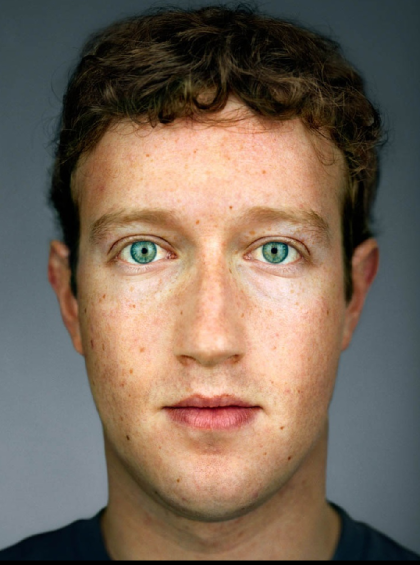
#> input picture src_image/mark.png, 420 x 565 px
$ python watercolor.py   (older library calls are emulated)
#> lines starting #> are read from the running program, lines starting #| are printed output that depends on the picture; after the words box and inside, x2 and y2 are one past the last pixel; in counts of white or black regions, pixels touching at a corner belong together
#!/usr/bin/env python
# coding: utf-8

# In[1]:


from PIL import Image
import numpy as np
import cv2
from PIL import ImageFilter


# In[2]:


image_name = "mark.png"
image_path = "src_image/" + image_name
src_pic = cv2.imread(image_path)
#> src_pic is the input picture: shape (565, 420, 3); mean B, G, R 89.4, 103.7, 120.2
nrow, ncol, _ = src_pic.shape
#> nrow = 565; ncol = 420


# In[3]:


def min_max_normalize( array ):
    array_min, array_max = np.min( array ), np.max( array )
    return ( array - array_min ) / ( array_max - array_min )


# # Color Adjustment

# In[4]:


# [62 lines left out: functions readColorLib, colorAdjust, colorAdjust2, not called in this run]

# Do color adjustment
#####################
# mycolorlib = readColorLib("colorlib.txt")
# color_adjust_res = colorAdjust(src_pic, mycolorlib)

# Don't do color adjustment
#############################
color_adjust_res = np.array(src_pic)


print("before")
# display(Image.fromarray(src_pic[:,:,::-1], "RGB"))
print("after")
# display(Image.fromarray(color_adjust_res[:,:,::-1], "RGB"))
# for i in range(20):
#     display(Image.fromarray(colorAdjust2(src_pic, mycolorlib, i)[:,:,::-1], "RGB"))


# # Abstraction
# ## Calculate Distance Map

# In[5]:


saliency_algo = cv2.saliency.StaticSaliencyFineGrained_create()
(success, saliencyMap) = saliency_algo.computeSaliency(color_adjust_res)
#> success = True
if(not success):
    raise

saliencyMap = (saliencyMap * 255).astype("uint8")
saliencyMap = cv2.threshold(saliencyMap, 0, 255, cv2.THRESH_BINARY | cv2.THRESH_OTSU)[1]
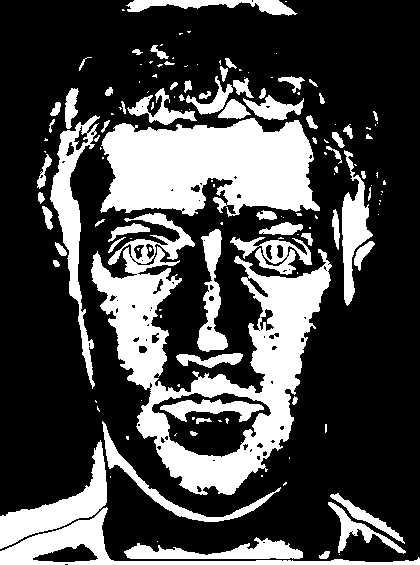
#> saliencyMap: shape (565, 420); 29.1% white; 147 white regions (79 under 20 px), largest, box (x1, y1, x2, y2) and area: (91, 213, 332, 495) 21543, (100, 118, 320, 217) 16178, (0, 507, 420, 565) 4238

kernel = np.ones((7,7), np.uint8)

saliencyMap = cv2.erode(saliencyMap, kernel, iterations = 1)
#> saliencyMap: shape (565, 420); 14% white; 73 white regions (37 under 20 px), largest, box (x1, y1, x2, y2) and area: (106, 122, 311, 211) 12916, (254, 272, 327, 448) 4844, (95, 260, 163, 384) 2838
saliencyMap = cv2.dilate(saliencyMap, kernel, iterations = 2)
#> saliencyMap: shape (565, 420); 32.8% white; 21 white regions, largest, box (x1, y1, x2, y2) and area: (89, 252, 333, 497) 25621, (100, 89, 317, 238) 22515, (0, 437, 368, 565) 12546

saliencyMap = 255 - saliencyMap

distanceMap, labels = cv2.distanceTransformWithLabels(saliencyMap, cv2.DIST_L2, 5, labelType=cv2.DIST_LABEL_PIXEL)

# normalize
nearest_0_point_map = np.zeros( (np.max(labels)+1, 2) )
# print(nearest_0_point_map.shape)
for i in range( nrow ):
    for j in range( ncol ):
        if( distanceMap[i][j] == 0 ):
            nearest_0_point_map[ labels[i][j] ][0] = i
            nearest_0_point_map[ labels[i][j] ][1] = j

normalize_map = np.array(distanceMap)
for i in range( nrow ):
    for j in range( ncol):
        if( distanceMap[i][j] == 0 ):
            continue
        nearest_point = nearest_0_point_map[ labels[i][j] ]
        distance = np.array([i, j]) - nearest_point
        t = np.inf
        if( distance[0] > 0.0 ):
            # bottom
            t = (nrow - nearest_point[0] - 1) / distance[0]
        elif(distance[0] < -0.0):
            # top
            t = -1*(nearest_point[0]) / distance[0]

        if( distance[1] > 0.0 ):
            # right
            t = min(t, (ncol - nearest_point[1] - 1) / distance[1])
        elif(distance[1] < -0.0):
            # left
            t = min(t, -1*(nearest_point[1]) / distance[1])

        borderPoint = np.int32(nearest_point + t * distance)
        border_d = distanceMap[borderPoint[0]][borderPoint[1]]
        if(border_d == 0):
#             print( nearest_point )
#             print(i,j)
            normalize_map[i][j] = 1
        else:
            normalize_map[i][j] = min(distanceMap[i][j]/border_d, 1)

for i in range(6):
    normalize_map = cv2.GaussianBlur(normalize_map,(5,5),0)

# display(Image.fromarray(np.uint8(saliencyMap), 'L'))
# display(Image.fromarray(np.uint8(normalize_map*255), 'L'))


# ## Segement

# In[6]:


segment_pic = np.zeros(src_pic.shape, dtype="uint8")
segment_pic = cv2.hfs.HfsSegment_create(nrow, ncol, 0.08, 50, 0.08, 50, 0.6, 8, 5).performSegmentGpu( color_adjust_res, True)

# [71 lines of commented-out code are left out]


segment_pic, normalize_map, color_adjust_res, saliencyMap
abstraction_res = np.zeros(color_adjust_res.shape).astype("uint8")
int_color_adjust_res = color_adjust_res.astype("int32")
normalize_map_threshold = 0.03
for i in range( nrow ):
    if(i%100==0):
        print(i, nrow)
    for j in range(ncol):
        k = 2
        is_saliency = False
        d = normalize_map[i][j]
        if( normalize_map[i][j] <= normalize_map_threshold ):
            is_saliency = True
        else:
            k = np.clip( 5*2*(d+0.3), 4, 9 )*1.5

        r_start, r_end = int(max( 0, i-k )), int(min( nrow, i+k+1 ))
        c_start, c_end = int(max( 0, j-k )), int(min( ncol, j+k+1 ))
        color_diff = int_color_adjust_res[ r_start:r_end, c_start:c_end ] - int_color_adjust_res[i][j]
        color_diff = np.linalg.norm( color_diff, axis=2 )
#         dist_diff = np.abs(normalize_map[ r_start:r_end, c_start:c_end ] - normalize_map[i][j])
        seg_local_data = segment_pic[ r_start:r_end, c_start:c_end ]
        color_adjust_local = color_adjust_res[ r_start:r_end, c_start:c_end ]
        if( is_saliency ):
            valid_pos = np.prod((seg_local_data == segment_pic[i][j]), axis=2)
        else:
            valid_pos = np.prod((seg_local_data == segment_pic[i][j]), axis=2)
            valid_pos = np.logical_or( color_diff < 100*d, valid_pos )
#             k = np.sum(np.logical_and(np.logical_xor( dist_diff < 0.3*d, np.prod((seg_local_data == segment_pic[i][j]), axis=2) ), dist_diff < 0.3*d))
#             if(k>0):
#                 print(k)

        valid_pos = np.repeat( valid_pos, 3, axis=1 ).reshape( color_adjust_local.shape )
        res_data = (valid_pos * color_adjust_local).astype("float64")
        res_data = np.sum( res_data, axis=(0,1) ) / (np.sum( valid_pos )/3)
        abstraction_res[i][j] = res_data.astype("uint8")


# display(Image.fromarray(color_adjust_res[:,:,::-1], "RGB"))
# display(Image.fromarray(abstraction_res[:,:,::-1], "RGB"))


# # Edge detection for Hand Tremor and Wet-In-Wet

# In[8]:


abstraction_res
ddepth = cv2.CV_16S
abstraction_gray = cv2.cvtColor(abstraction_res, cv2.COLOR_BGR2GRAY)
grad_x = cv2.Scharr(abstraction_gray, ddepth, 1, 0)
grad_y = cv2.Scharr(abstraction_gray, ddepth, 0, 1)
abs_grad_x = cv2.convertScaleAbs(grad_x)
abs_grad_y = cv2.convertScaleAbs(grad_y)
abstraction_grad_map = cv2.addWeighted(abs_grad_x, 0.5, abs_grad_y, 0.5, 0)
edge_map = cv2.erode(abstraction_grad_map, np.ones((3,3), dtype="uint8"), iterations=1)

edge_map = cv2.threshold(edge_map, 240, 255, cv2.THRESH_BINARY | cv2.THRESH_OTSU)[1]
#> edge_map: shape (565, 420); 11.3% white; 695 white regions (571 under 20 px), largest, box (x1, y1, x2, y2) and area: (44, 170, 208, 304) 4400, (196, 95, 319, 217) 1979, (213, 221, 332, 306) 1948

# display(Image.fromarray(edge_map, "L"))

def cal_angle(a, b):
    return min(abs(a - b), 180 - abs(a - b));

abstraction_res_hsv = cv2.cvtColor(abstraction_res.astype("float32"), cv2.COLOR_BGR2HSV)
#> abstraction_res_hsv: shape (565, 420, 3) float32; mean H, S, V 92.8, 0.4, 127.2
for i in range(nrow):
    for j in range(ncol):
        if( edge_map[i][j] != 255 ):
            continue

        dc, dr = float(grad_x[i, j]), float(grad_y[i, j])
        now_grad_mag = np.sqrt( dc*dc+dr*dr )
        # print( dc, dr )
        bright_r, bright_c = round(i + 3*dr/now_grad_mag), round(j + 3*dc/now_grad_mag)
        dark_r, dark_c = round(i - 3*dr/now_grad_mag), round(j - 3*dc/now_grad_mag)
        bright_r = np.clip(bright_r, 0, nrow-1); bright_c = np.clip(bright_c, 0, ncol-1)
        dark_r = np.clip(dark_r, 0, nrow-1); dark_c = np.clip(dark_c, 0, ncol-1)
        bright_h = abstraction_res_hsv[bright_r, bright_c][0]
        dark_h = abstraction_res_hsv[dark_r, dark_c][0]

        if( (normalize_map[i][j] <= normalize_map_threshold and cal_angle( bright_h, dark_h ) < 5 )
         or (normalize_map[i][j] >  normalize_map_threshold and cal_angle( bright_h, dark_h ) < 20 ) ):
            edge_map[i][j] = 1 # wet-in-wet

        elif( cal_angle( bright_h, dark_h ) < 45 ):
            u_start, u_end = max(0, i-3), min(nrow, i+4)
            v_start, v_end = max(0, j-3), min(ncol, j+4)
            for u in range( u_start, u_end ):
                for v in range( v_start, v_end ):
                    if( edge_map[u][v] != 1 and edge_map[u][v] != 3 ):
                        edge_map[u][v] = 2
        else:
            u_start, u_end = max(0, i-3), min(nrow, i+4)
            v_start, v_end = max(0, j-3), min(ncol, j+4)
            for u in range( u_start, u_end ):
                for v in range( v_start, v_end ):
                    if( edge_map[u][v] != 1 and edge_map[u][v] != 2 ):
                        edge_map[u][v] = 3
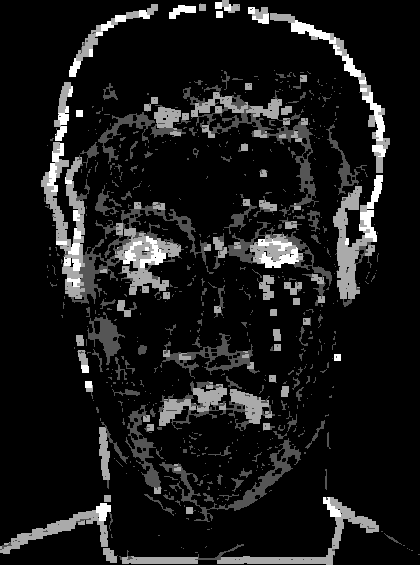
#> edge_map: shape (565, 420); min 0, max 3, mean 0.299; drawn with min black and max white
print(np.sum(edge_map==1))
#| 17934
print(np.sum(edge_map==2))
#| 18455
print(np.sum(edge_map==3))
#| 5386


# # Hand Tremor Effect

# In[9]:


def perlin(x,y):

    def lerp(a,b,x):
        return a + x * (b-a)

    def fade(t):
#         "6t^5 - 15t^4 + 10t^3"
        return 6 * t**5 - 15 * t**4 + 10 * t**3

    def gradient(h,x,y):
        vectors = np.array([[0,1],[0,-1],[1,0],[-1,0]])
        g = vectors[h%4]
        return g[:,:,0] * x + g[:,:,1] * y

    p = np.arange(512,dtype=int)
    np.random.shuffle(p)
    p = np.stack([p,p]).flatten()

    xi = x.astype(int) % 512
    yi = y.astype(int) % 512

    xf = x - xi
    yf = y - yi

    u = fade(xf)
    v = fade(yf)

    n00 = gradient(p[p[xi]+yi],xf,yf)
    n01 = gradient(p[p[xi]+yi+1],xf,yf-1)
    n11 = gradient(p[p[xi+1]+yi+1],xf-1,yf-1)
    n10 = gradient(p[p[xi+1]+yi],xf-1,yf)

    x1 = lerp(n00,n10,u)
    x2 = lerp(n01,n11,u)
    return lerp(x1,x2,v)


# In[10]:


abstraction_res, edge_map
hand_tremor_res = np.array( abstraction_res )

lin1 = np.arange(0, nrow*0.1, 0.1)
#> lin1 = 565 values from 0 to 56.4
lin2 = np.arange(0, ncol*0.1, 0.1)
#> lin2 = 420 values from 0 to 41.9
x,y = np.meshgrid(lin2,lin1)

noise = []
for i in range(4):
    tmp = perlin(x,y)
    tmp = min_max_normalize(tmp)
    tmp = (tmp-0.5)*10
    noise.append( tmp )
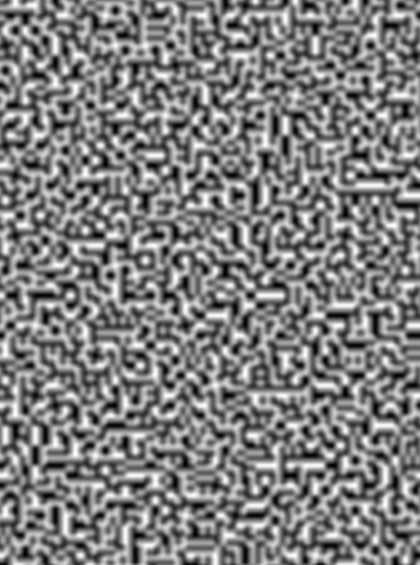
#> tmp: shape (565, 420) float64; min -5, max 5, mean 0.00336; drawn with min black and max white
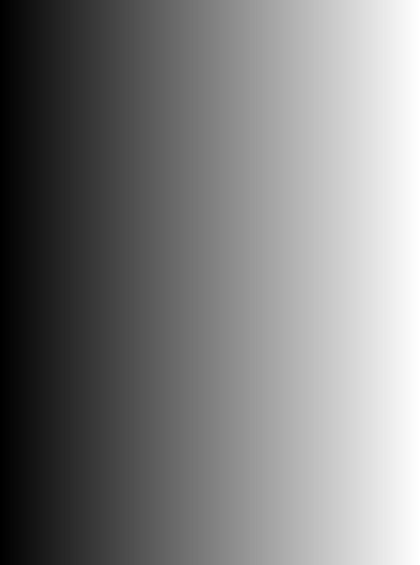
#> x: shape (565, 420) float64; min 0, max 41.9, mean 20.9; drawn with min black and max white

for i in range(1, nrow-1, 1):
    for j in range(1, ncol-1, 1):
        if( edge_map[i][j] == 2 ):
            tremor_row, tremor_col = round( i+noise[0][i][j] ), round( j+noise[1][i][j] )
            tremor_row = np.clip( tremor_row, 0, nrow-1 )
            tremor_col = np.clip( tremor_col, 0, ncol-1 )
            color1 = np.float32(abstraction_res[tremor_row][tremor_col])
            color2 = np.float32(abstraction_res[i][j])
            hand_tremor_res[i][j] = np.uint8( (color1+2*color2)/3.0 )
        elif( edge_map[i][j] == 3 ):
            tremor_row, tremor_col = round( i+noise[0][i][j] ), round( j+noise[1][i][j] )
            tremor_row = np.clip( tremor_row, 0, nrow-1 )
            tremor_col = np.clip( tremor_col, 0, ncol-1 )
            color1 = np.float32(abstraction_res[tremor_row][tremor_col])

            tremor_row, tremor_col = round( i+noise[2][i][j] ), round( j+noise[3][i][j] )
            tremor_row = np.clip( tremor_row, 0, nrow-1 )
            tremor_col = np.clip( tremor_col, 0, ncol-1 )
            color2 = np.float32(abstraction_res[tremor_row][tremor_col])
            color3 = np.float32(abstraction_res[i][j])
            hand_tremor_res[i][j] = np.uint8((color1+color2+2*color3)/4.0)
#> hand_tremor_res: shape (565, 420, 3); mean B, G, R 89.2, 103.5, 120

# display(Image.fromarray(abstraction_res[:,:,::-1], "RGB"))
# display(Image.fromarray(hand_tremor_res[:,:,::-1], "RGB"))


# # Wet In Wet

# In[11]:


# scatter the noise
wetinwet_noise = np.array( hand_tremor_res )
for i in range(1, nrow-1, 1):
    for j in range(1, ncol-1, 1):
        if( edge_map[i][j] != 1 ):
            continue
        dc, dr = float(grad_x[i, j]), float(grad_y[i, j])
        now_grad_mag = np.sqrt( dc*dc+dr*dr )
        for noisenum in range(3):
            tr = np.random.uniform(1, 4)
            tc = np.random.uniform(1, 4)
            noise_row, noise_col = round(i + tr*dr/now_grad_mag), round(j + tc*dc/now_grad_mag)
            noise_row, noise_col = np.clip( noise_row, 0, nrow-1 ), np.clip( noise_col, 0, ncol-1 )
            # print( noise_row-i, noise_col-j )
            abcde = np.int32(hand_tremor_res[i][j]) + np.int32(wetinwet_noise[noise_row][noise_col])
            abcde = abcde / 2
            wetinwet_noise[noise_row][noise_col] = (abcde).astype("uint8")
#> wetinwet_noise: shape (565, 420, 3); mean B, G, R 88.3, 102.6, 119.2

kernel_len = 15
kernel = np.zeros( (kernel_len, kernel_len) )
for i in range( len(kernel[0]) ):
    kernel[kernel_len//2][i] = min( i, kernel_len-1-i ) / ( kernel_len//2 )
    kernel[kernel_len//2+1][i] = min( i, kernel_len-1-i )/ (2*(kernel_len-1))
    kernel[kernel_len//2-1][i] = min( i, kernel_len-1-i )/ (2*(kernel_len-1))
    kernel[kernel_len//2+2][i] = min( i, kernel_len-1-i )/ (4*(kernel_len-1))
    kernel[kernel_len//2-2][i] = min( i, kernel_len-1-i )/ (4*(kernel_len-1))
#     kernel[kernel_len//2+3][i] = min( i, kernel_len-1-i )/ (8*(kernel_len-1))
#     kernel[kernel_len//2-3][i] = min( i, kernel_len-1-i )/ (8*(kernel_len-1))


kernel_sum = np.sum(kernel)
print("kernel_sum", kernel_sum)
# display(Image.fromarray(hand_tremor_res[:,:,::-1], "RGB"))
# display(Image.fromarray(wetinwet_noise[:,:,::-1], "RGB"))
wetinwet_res = np.array( wetinwet_noise )
wetinwet_noise = wetinwet_noise.astype("float64")

finish_map = np.zeros((nrow, ncol)).astype("uint8")
for i in range(1, nrow-1):
    for j in range(1, ncol-1):
        if( edge_map[i][j] != 1 ):
            continue
        # print(i,j)
        angle_noise = np.random.uniform( -1*np.pi/3, np.pi/3 )
        tmpdc, tmpdr = float(grad_x[i, j]), float(grad_y[i, j])
        dr = np.sin(angle_noise) * tmpdc + np.cos(angle_noise) * tmpdr
        dc = np.cos(angle_noise) * tmpdc - np.sin(angle_noise) * tmpdr
        now_grad_mag = np.sqrt( dc*dc+dr*dr )
        if( grad_x[i,j ] != 0  ):
            grad_angle = np.arctan( grad_y[i,j ] / grad_x[i,j ] )/(2*np.pi)*360
        elif( grad_y[i,j] > 0 ):
            grad_angle = 90
        else:
            grad_angle = 270

        rot_mat = cv2.getRotationMatrix2D((kernel_len//2, kernel_len//2), -grad_angle, 1.0)
        new_kernel = cv2.warpAffine(kernel, rot_mat, kernel.shape)
        new_kernel = np.repeat( new_kernel, 3, axis=1 ).reshape((kernel_len, kernel_len, 3))
        tmp_g = -1*np.random.randint(1,3)
        k_row, k_col = round(i + tmp_g*dr/now_grad_mag)  , round(j + tmp_g*dc/now_grad_mag)
        for k in range( -1*tmp_g + 4 ):
            k_row, k_col = round(k_row + dr/now_grad_mag), round(k_col + dc/now_grad_mag)
            if( k_row < 0 or k_row >= nrow or k_col < 0 or k_col >= ncol  ):
                break
            if( edge_map[k_row][k_col] == 1 ):
                continue
            if( finish_map[k_row][k_col] == 1 ):
                continue

            finish_map[k_row][k_col] = 1
            kr_start, kr_end = max( k_row-kernel_len//2, 0 ), min( k_row+kernel_len//2+1, nrow)
            kc_start, kc_end = max( k_col-kernel_len//2, 0 ), min( k_col+kernel_len//2+1, ncol)

            # crop the kernel
            if( kc_start!=k_col-kernel_len//2 or kc_end!=k_col+kernel_len//2+1 or
                kr_start!=k_row-kernel_len//2 or kr_end!=k_row+kernel_len//2+1):
                break
            else:
                tmp_res = np.sum(new_kernel * wetinwet_noise[kr_start:kr_end, kc_start:kc_end], axis=(0,1))
                # print(tmp_res / kernel_sum)
                wetinwet_res[k_row, k_col] = np.uint8( np.clip(tmp_res / kernel_sum, 0, 255) )
#> finish_map: shape (565, 420); values 0 (black) and 1 (white), 10.8% white in thin lines or dots
#> wetinwet_res: shape (565, 420, 3); mean B, G, R 88.2, 102.6, 119.1

# display(Image.fromarray(wetinwet_res[:,:,::-1], "RGB"))
# display(Image.fromarray(src_pic[:,:,::-1], "RGB"))


# # Edge Darkening

# In[12]:


blur_abstraction = cv2.GaussianBlur(abstraction_res, (5, 5), 0)
edge_map = cv2.Canny(blur_abstraction, 50, 150)
#> edge_map: shape (565, 420); 2.7% white in thin lines or dots


# display(Image.fromarray(np.uint8(edge_map), "L"))

darkening_map = np.ones(edge_map.shape) - np.float32(edge_map)/255*0.3
#> darkening_map: shape (565, 420) float64; values 0.7 (black) and 1 (white), 97.3% white; black in thin lines or dots
darkening_map = np.repeat( darkening_map, 3, axis=1 ).reshape((nrow, ncol, 3))
edge_dark_res = np.uint8(darkening_map * np.float32(wetinwet_res))
# display(Image.fromarray(wetinwet_res[:,:,::-1], "RGB"))
# display(Image.fromarray(edge_dark_res[:,:,::-1], "RGB"))


# # Granulation

# In[13]:


# Don't do the Granulation
##############################################
granulation_res = edge_dark_res

# [25 lines of commented-out code are left out]


turbulence_noise = np.zeros( (nrow, ncol) )

scale = 0.25
for i in range(6):
    lin1 = np.linspace( 0, nrow*scale*(i%2+1), nrow )
    lin2 = np.linspace( 0, ncol*scale*((i+1)%2+1), ncol )
    x,y = np.meshgrid(lin2,lin1)
    tmp = perlin( x, y ) * 8 / scale
    turbulence_noise += tmp
    scale /= 2
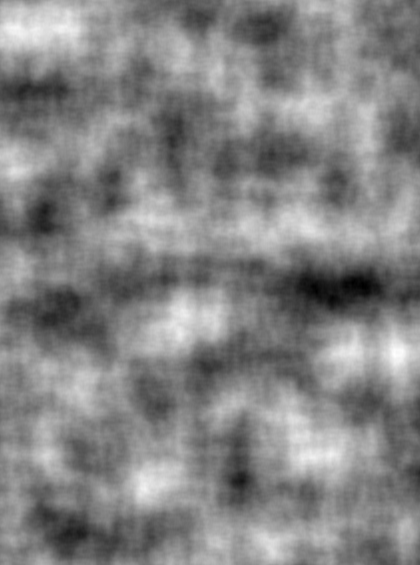
#> turbulence_noise: shape (565, 420) float64; min -869.9, max 806.2, mean -0.9; drawn with min black and max white
#> after the loop, scale = 0.00391

turbulence_noise = min_max_normalize( turbulence_noise )
turbulence_noise = cv2.dilate(turbulence_noise, np.ones((5,5), dtype="uint8"), iterations=1)
turbulence_noise *= 0.4
turbulence_noise += 0.8

# display(Image.fromarray( np.uint8(turbulence_noise*255) , "L"))


turbulence_noise = np.repeat( turbulence_noise, 3, axis=1 ).reshape( src_pic.shape )
#> turbulence_noise: shape (565, 420, 3) float64
turbulence_res = np.clip(np.float32(granulation_res) * turbulence_noise, 0, 255)
turbulence_res = np.uint8( turbulence_res )
# display(Image.fromarray(turbulence_res[:,:,::-1], "RGB"))


# # Watercolor Paper Texture

# In[15]:


final_res = turbulence_res

texture_path = "texture3.jpg"
texture_pic = cv2.imread(texture_path, cv2.IMREAD_GRAYSCALE)
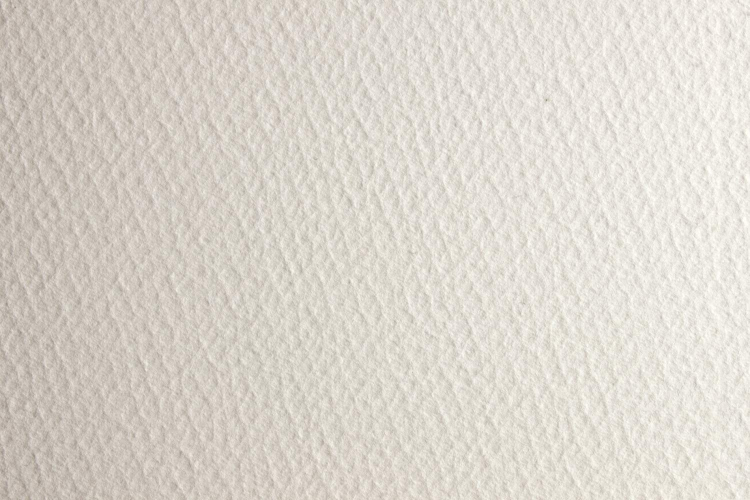
#> input picture texture3.jpg, 1500 x 1000 px (shown at 1/2 size)
#> texture_pic: shape (1000, 1500); min 105, max 255, mean 214.7
if( (texture_pic.shape[0] < texture_pic.shape[1]) != (nrow < ncol) ):
    print("T")
    texture_pic = np.transpose(texture_pic)
#> texture_pic: shape (1500, 1000)

print( turbulence_res.shape )
#| (565, 420, 3)
print( texture_pic.shape )
#| (1500, 1000)

texure_resize_scale = max( nrow/texture_pic.shape[0], ncol/texture_pic.shape[1] )
#> texure_resize_scale = 0.42
texture_r, texture_c = np.ceil(texture_pic.shape[0]*texure_resize_scale)+2,  np.ceil(texture_pic.shape[1]*texure_resize_scale)+2
#> texture_r = 632; texture_c = 422
texture_pic = cv2.resize(texture_pic, (int(texture_c), int(texture_r)), interpolation=cv2.INTER_AREA)
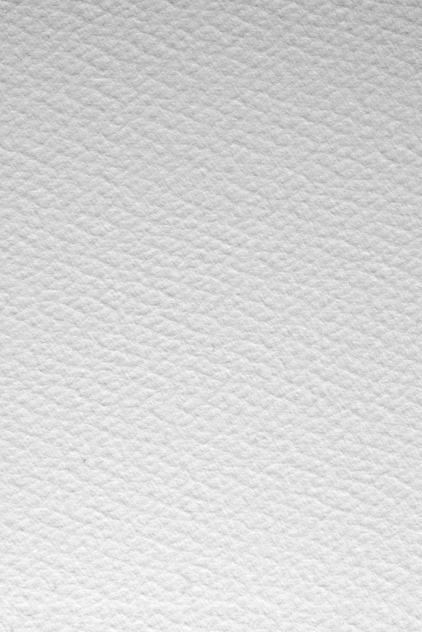
#> texture_pic: shape (632, 422); min 146, max 254, mean 214.7
print( texture_r, texture_c )
#| 632.0 422.0

texture_means = np.mean( texture_pic )
#> texture_means = 214.7
texture_r, texture_c = texture_pic.shape

# display(Image.fromarray(texture_pic, "L"))
texture_filter = np.zeros( (nrow, ncol) )
for i in range( 0, nrow, texture_r ):
    for j in range( 0, ncol, texture_c ):
        now_r, now_c = min( nrow-i, texture_r ) , min( ncol-j, texture_c )
        tmp = np.float32(texture_pic[:now_r, :now_c])
        texture_filter[i:i+now_r, j:j+now_c] += tmp

turbulence_res_Ycbcr = cv2.cvtColor(turbulence_res, cv2.COLOR_BGR2YCR_CB)
src_ratio = 1.5
turbulence_res_Ycbcr[:,:,0] = np.uint8((texture_filter.astype("float32") +
                                src_ratio*turbulence_res_Ycbcr[:,:,0].astype("float32"))/(src_ratio+1))

# final_res = np.clip(turbulence_res.astype("float32") * texture_filter, 0, 255)
final_res = cv2.cvtColor(turbulence_res_Ycbcr, cv2.COLOR_YCR_CB2BGR)

# display(Image.fromarray(final_res[:,:,::-1], "RGB"))
res_path =  image_name.split('.')[0] + f"_res.jpg"
cv2.imwrite(res_path, final_res)
